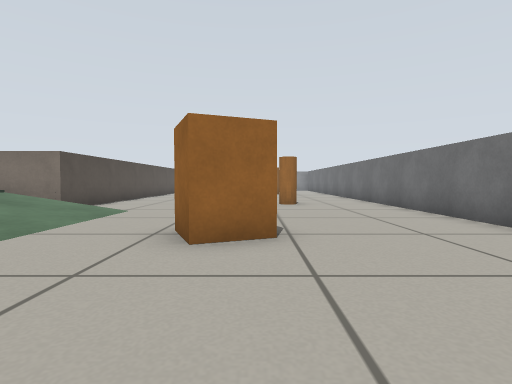
view 1 (above)

24 first-person views from a walk through a robot-simulator world made for Gazebo. The camera is 0.39 m above the floor, tilts 2° down and sees 80° across. The floor is counted in squares, 0.5 m on a side. Each view is taken from the middle of a square. On the plan, view 1 faces up. The plan holds only what a view shows up to about 10 squares ahead; the rest is blank.

view 2
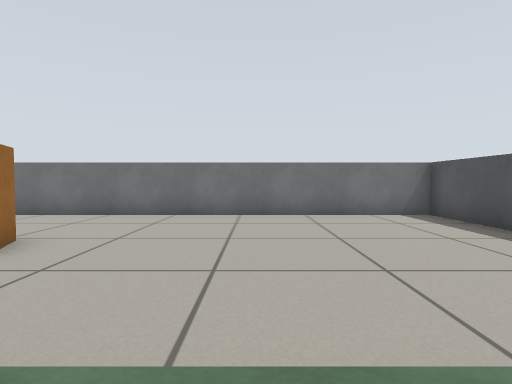

view 3
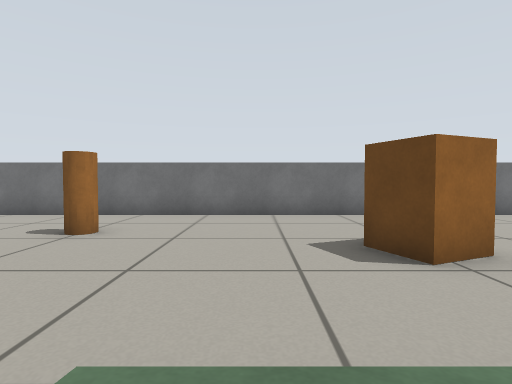

view 4
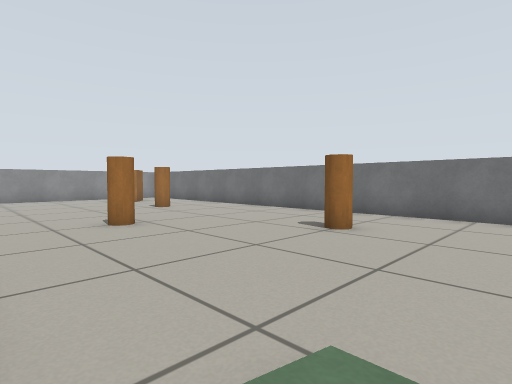

view 5
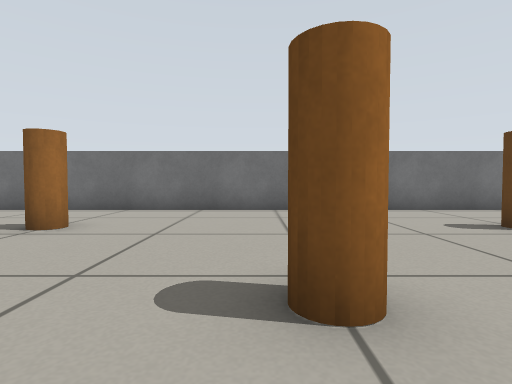

view 6
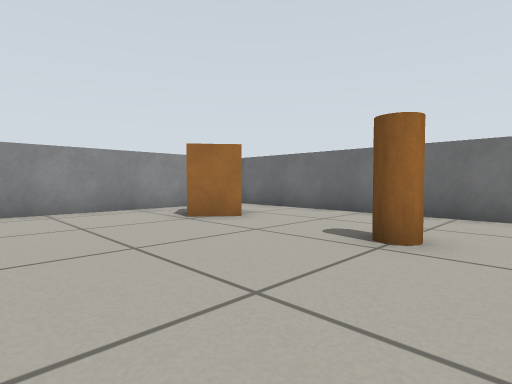

view 7
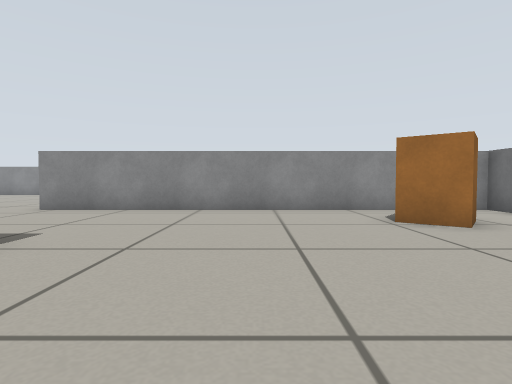

view 8
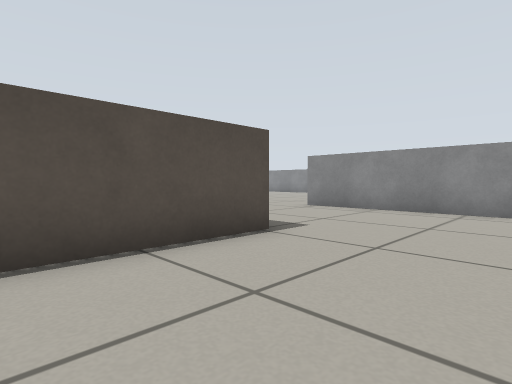

view 9
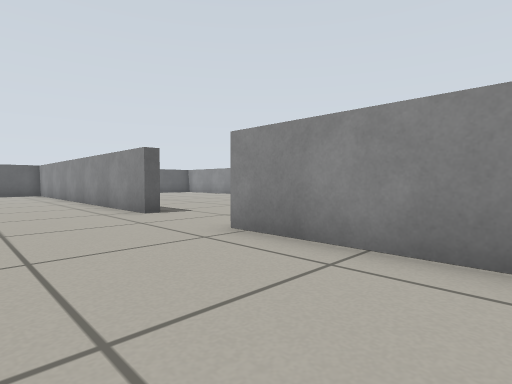

view 10
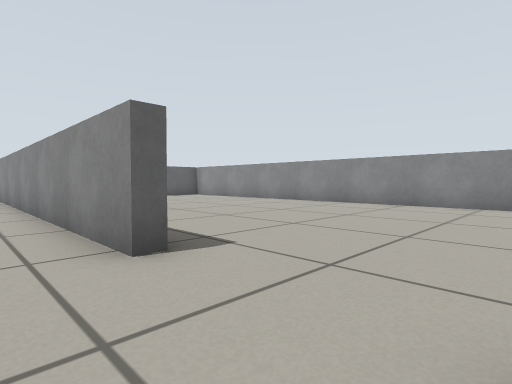

view 11
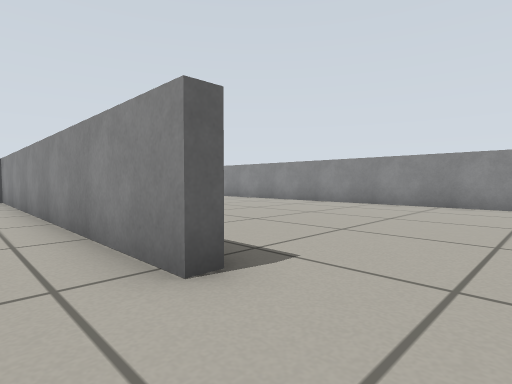

view 12
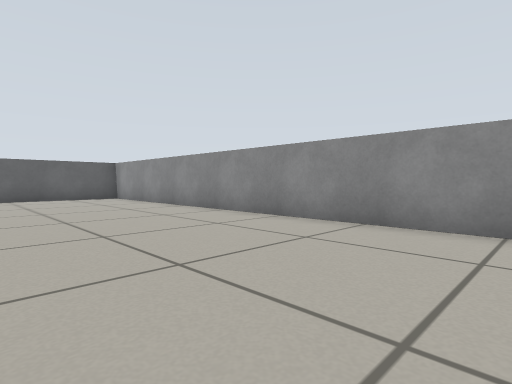

view 13
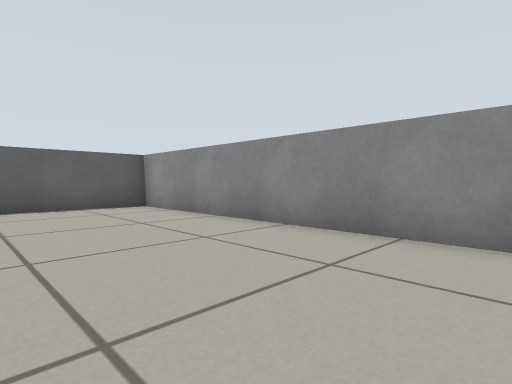

view 14
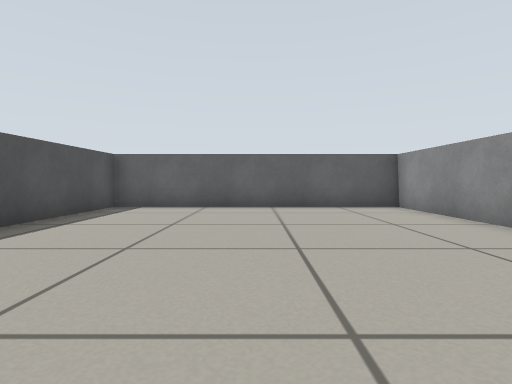

view 15
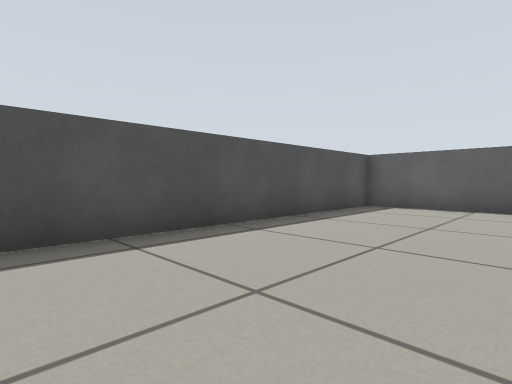

view 16
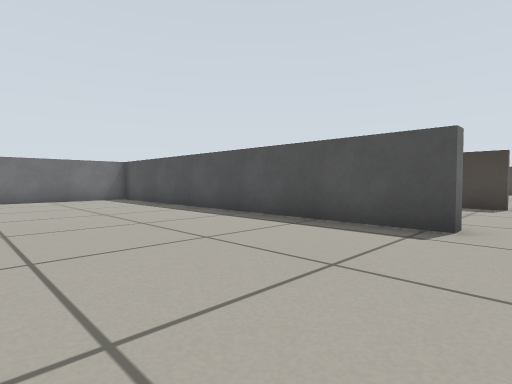

view 17
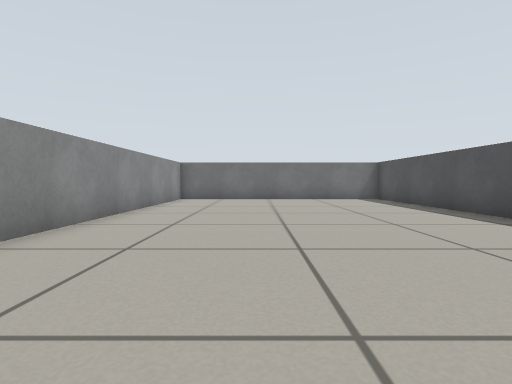

view 18
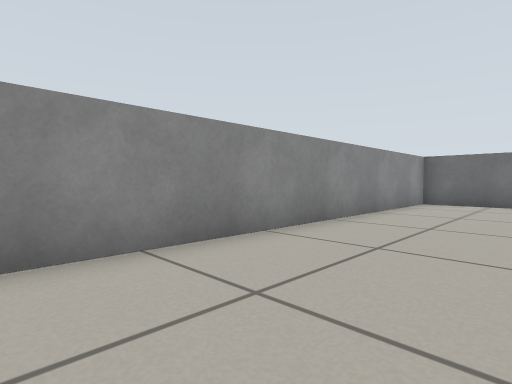

view 19
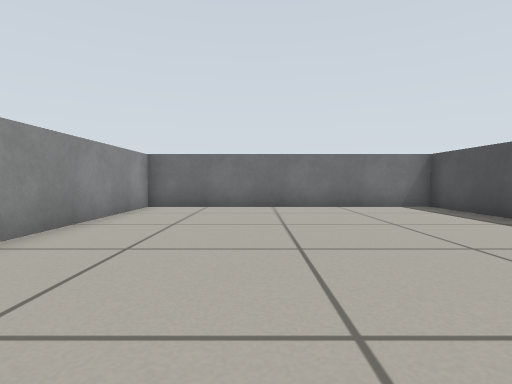

view 20
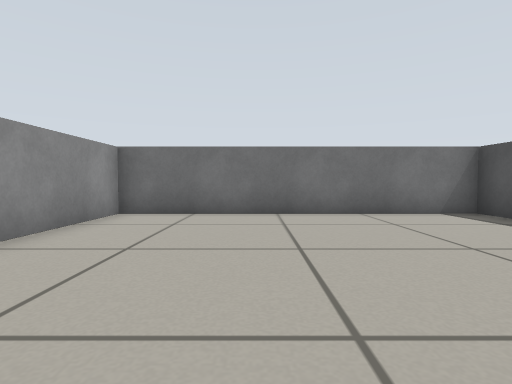

view 21
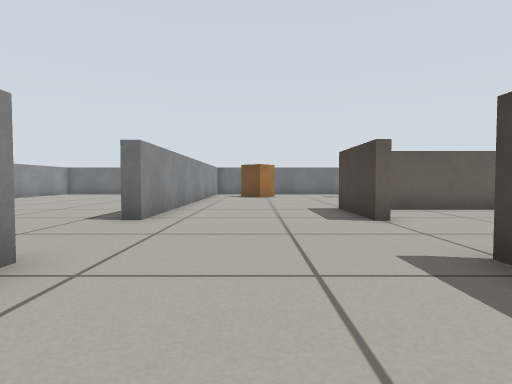

view 22
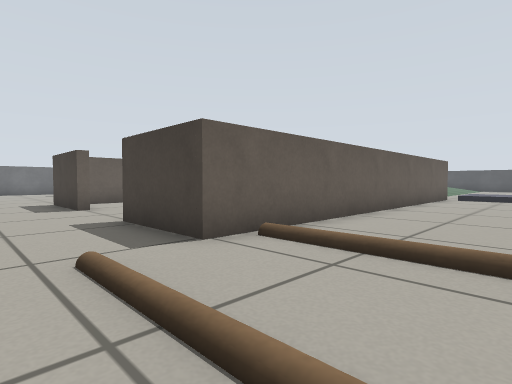

view 23
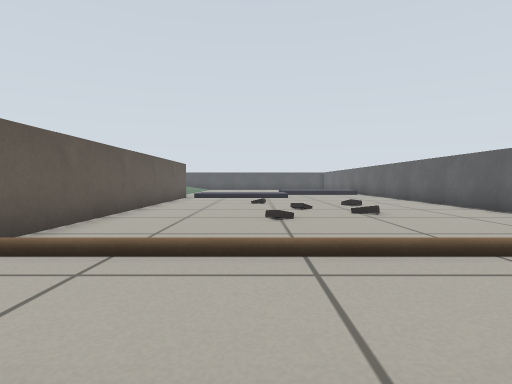

view 24
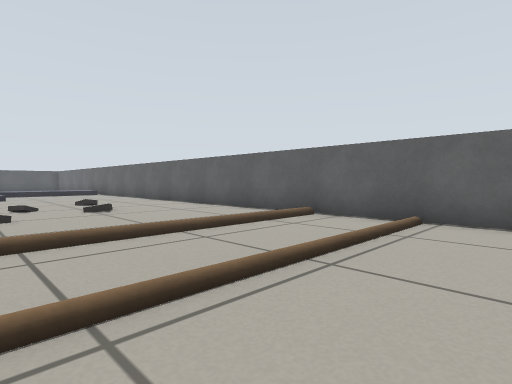

### Floor plan
Key: @ floor where view 1 was taken; # wall or solid block; . main floor; : floor 0.05 m higher than the main floor; / step, stairs or slope; C crate; P pillar; G gate; B grey box; O other object.
Columns run from 24 left of view 1 to 5 right of it. Each row starts with its distance up from view 1.
 35 ##############################
 34 #............... ............#
 33 #............... ............#
 32 #............................#
 31 #............................#
 30 #............................#
 29 #............................#
 28 #............................#
 27 #............................#
 26  GGGGGGGGGGGGG..GGGGGGGGGGGGG#
 25    ..........................#
 24   ...........................#
 23 #........................CC..#
 22 ##:::::::::...............C..#
 21  #........###...####.........#
 20  #........## ......#.........#
 19 #  ........#   ....#.....P...#
 18 #..........#    ...#.....P...#
 17 #..........#     ..#.........#
 16 #...B..B...#       #.........#
 15 #..........#        ..P......#
 14 #.....O....#        ..P......#
 13 #...O......#        .........#
 12      .. ...#        .........#
 11         ..          .....P...#
 10                    #.....P...#
  9                    #.........#
  8                  ###/........#
  7                    / ........#
  6                      ........#
  5                      ..CC....#
  4                      ..CC....#
  3                      ........#
  2                      ........#
  1                      ........#
  0                    / ...@....#
 -1                      ........#
 -2                      ........#
 -3                       .......#
 -4                        ......#
 -5                          ....#
 -6                          #####

Where each view was taken, in squares from view 1:
view 1: 0 up, 0 right, facing up
view 2: 0 up, 5 left, facing right
view 3: 7 up, 5 left, facing right
view 4: 7 up, 5 left, facing up-right
view 5: 15 up, 4 left, facing right
view 6: 17 up, 3 left, facing up-right
view 7: 17 up, 2 left, facing up
view 8: 17 up, 2 left, facing up-left
view 9: 22 up, 4 left, facing up-left
view 10: 24 up, 8 left, facing up-left
view 11: 24 up, 9 left, facing up-left
view 12: 29 up, 9 left, facing up-left
view 13: 30 up, 14 left, facing up-left
view 14: 30 up, 14 left, facing left
view 15: 30 up, 14 left, facing down-left
view 16: 31 up, 9 left, facing down-right
view 17: 31 up, 9 left, facing right
view 18: 31 up, 7 left, facing up-right
view 19: 31 up, 5 left, facing right
view 20: 31 up, 3 left, facing right
view 21: 23 up, 14 left, facing right
view 22: 23 up, 17 left, facing down-right
view 23: 23 up, 17 left, facing down
view 24: 24 up, 17 left, facing down-left
